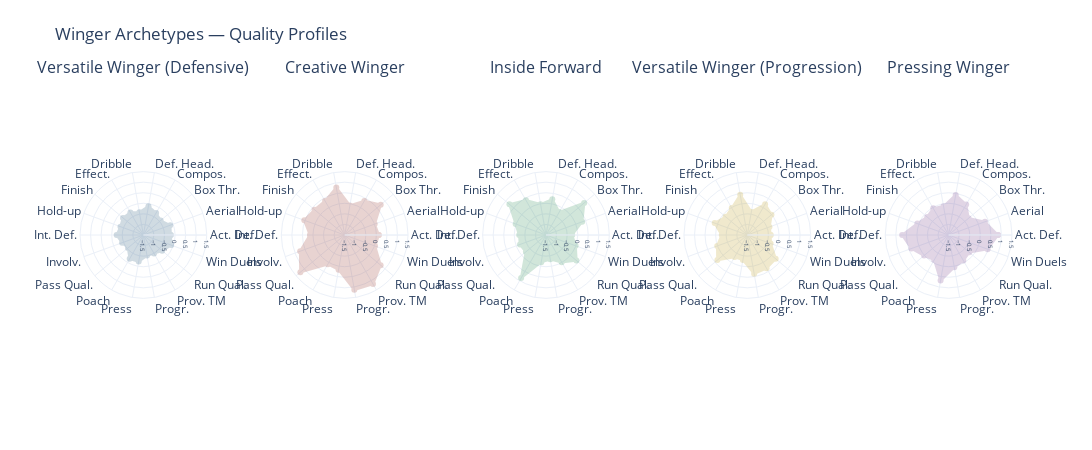

Notebook code cell kept with this figure:
### Markdown cell above
## Wingers: Inside Forwards, Creators, and Dribblers

The traditional winger — chalk on boots, hugging the touchline, putting in crosses — has largely disappeared from elite football. In its place, we have:

- **Inside forwards** who cut in from the flank to shoot (Mohamed Salah, Kylian Mbappe)
- **Creative wingers** who stay wide and deliver the final ball (Bukayo Saka in creative mode)
- **Explosive dribblers** who beat their man and create chaos (Vinicius Jr.)
- **Pressing wingers** who do the dirty work out of possession

The inside forward has become the dominant attacking type at the elite level, but creative and pressing wingers remain essential for team balance.

### Code cell
wing_data = df[df["from_position"] == "Winger"].copy()
wing_results = cluster_position(wing_data, POSITION_QUALITIES["Winger"], forced_k=5)
wing_df, wing_names = show_position_results(wing_data, wing_results, "Winger")
plotly_radar_grid(wing_results, wing_names, "Winger")

### Figure 1 — Plotly figure (JSON) as saved in the notebook; plotly's stock layout.template omitted (floating-point values rounded to 4 significant figures)
{"data": [{"fill": "toself", "fillcolor": "#1B4F72", "line": {"color": "#1B4F72", "width": 2.5}, "name": "Versatile Winger (Defensive)", "opacity": 0.2, "r": [-0.2055, -0.1502, -0.4352, -0.2939, -0.116, -0.4087, -0.2736, -0.2426, -0.3472, -0.2346, -0.4299, -0.5504, -0.2061, -0.222, -0.511, -0.4943, -0.3407, -0.09954, -0.2055], "subplot": "polar", "theta": ["Act. Def.", "Aerial", "Box Thr.", "Compos.", "Def. Head.", "Dribble", "Effect.", "Finish", "Hold-up", "Int. Def.", "Involv.", "Pass Qual.", "Poach", "Press", "Progr.", "Prov. TM", "Run Qual.", "Win Duels", "Act. Def."], "type": "scatterpolar"}, {"fill": "toself", "fillcolor": "#922B21", "line": {"color": "#922B21", "width": 2.5}, "name": "Creative Winger", "opacity": 0.2, "r": [0.1124, 0.01158, 0.7257, 0.3619, -0.07872, 0.7791, 0.3546, 0.3608, 0.5327, 0.1453, 0.743, 1.238, 0.09894, 0.165, 1.131, 1.181, 0.7191, 0.02758, 0.1124], "subplot": "polar2", "theta": ["Act. Def.", "Aerial", "Box Thr.", "Compos.", "Def. Head.", "Dribble", "Effect.", "Finish", "Hold-up", "Int. Def.", "Involv.", "Pass Qual.", "Poach", "Press", "Progr.", "Prov. TM", "Run Qual.", "Win Duels", "Act. Def."], "type": "scatterpolar"}, {"fill": "toself", "fillcolor": "#1E8449", "line": {"color": "#1E8449", "width": 2.5}, "name": "Inside Forward", "opacity": 0.2, "r": [-0.2709, 0.3193, 0.8577, -0.2493, 0.2141, -0.02338, 0.3967, 0.7586, 0.02678, -0.233, -0.1915, -0.2575, 0.855, -0.1954, -0.3303, -0.01587, 0.377, -0.00817, -0.2709], "subplot": "polar3", "theta": ["Act. Def.", "Aerial", "Box Thr.", "Compos.", "Def. Head.", "Dribble", "Effect.", "Finish", "Hold-up", "Int. Def.", "Involv.", "Pass Qual.", "Poach", "Press", "Progr.", "Prov. TM", "Run Qual.", "Win Duels", "Act. Def."], "type": "scatterpolar"}, {"fill": "toself", "fillcolor": "#B7950B", "line": {"color": "#B7950B", "width": 2.5}, "name": "Versatile Winger (Progression)", "opacity": 0.2, "r": [-0.3965, -0.385, -0.008868, 0.185, -0.3916, 0.4301, -0.02838, -0.163, 0.1432, -0.2906, 0.01571, 0.3486, -0.2979, -0.3027, 0.3617, 0.3217, 0.253, -0.3277, -0.3965], "subplot": "polar4", "theta": ["Act. Def.", "Aerial", "Box Thr.", "Compos.", "Def. Head.", "Dribble", "Effect.", "Finish", "Hold-up", "Int. Def.", "Involv.", "Pass Qual.", "Poach", "Press", "Progr.", "Prov. TM", "Run Qual.", "Win Duels", "Act. Def."], "type": "scatterpolar"}, {"fill": "toself", "fillcolor": "#6C3483", "line": {"color": "#6C3483", "width": 2.5}, "name": "Pressing Winger", "opacity": 0.2, "r": [0.835, 0.3279, -0.2721, 0.1609, 0.4269, -0.1221, -0.04398, -0.178, 0.07547, 0.6979, 0.3741, 0.01614, -0.1388, 0.6912, 0.045, -0.1067, -0.2244, 0.4635, 0.835], "subplot": "polar5", "theta": ["Act. Def.", "Aerial", "Box Thr.", "Compos.", "Def. Head.", "Dribble", "Effect.", "Finish", "Hold-up", "Int. Def.", "Involv.", "Pass Qual.", "Poach", "Press", "Progr.", "Prov. TM", "Run Qual.", "Win Duels", "Act. Def."], "type": "scatterpolar"}], "layout": {"annotations": [{"font": {"size": 16}, "showarrow": false, "text": "Versatile Winger (Defensive)", "x": 0.068, "xanchor": "center", "xref": "paper", "y": 1, "yanchor": "bottom", "yref": "paper"}, {"font": {"size": 16}, "showarrow": false, "text": "Creative Winger", "x": 0.284, "xanchor": "center", "xref": "paper", "y": 1, "yanchor": "bottom", "yref": "paper"}, {"font": {"size": 16}, "showarrow": false, "text": "Inside Forward", "x": 0.5, "xanchor": "center", "xref": "paper", "y": 1, "yanchor": "bottom", "yref": "paper"}, {"font": {"size": 16}, "showarrow": false, "text": "Versatile Winger (Progression)", "x": 0.716, "xanchor": "center", "xref": "paper", "y": 1, "yanchor": "bottom", "yref": "paper"}, {"font": {"size": 16}, "showarrow": false, "text": "Pressing Winger", "x": 0.932, "xanchor": "center", "xref": "paper", "y": 1, "yanchor": "bottom", "yref": "paper"}], "height": 450, "margin": {"b": 60, "t": 80}, "polar": {"domain": {"x": [0, 0.136], "y": [0, 1]}, "radialaxis": {"range": [-1.5, 1.5], "tickfont": {"size": 6}}}, "polar2": {"domain": {"x": [0.216, 0.352], "y": [0, 1]}, "radialaxis": {"range": [-1.5, 1.5], "tickfont": {"size": 6}}}, "polar3": {"domain": {"x": [0.432, 0.568], "y": [0, 1]}, "radialaxis": {"range": [-1.5, 1.5], "tickfont": {"size": 6}}}, "polar4": {"domain": {"x": [0.648, 0.784], "y": [0, 1]}, "radialaxis": {"range": [-1.5, 1.5], "tickfont": {"size": 6}}}, "polar5": {"domain": {"x": [0.864, 1.0], "y": [0, 1]}, "radialaxis": {"range": [-1.5, 1.5], "tickfont": {"size": 6}}}, "showlegend": false, "title": {"text": "Winger Archetypes — Quality Profiles"}, "width": 1500}}
